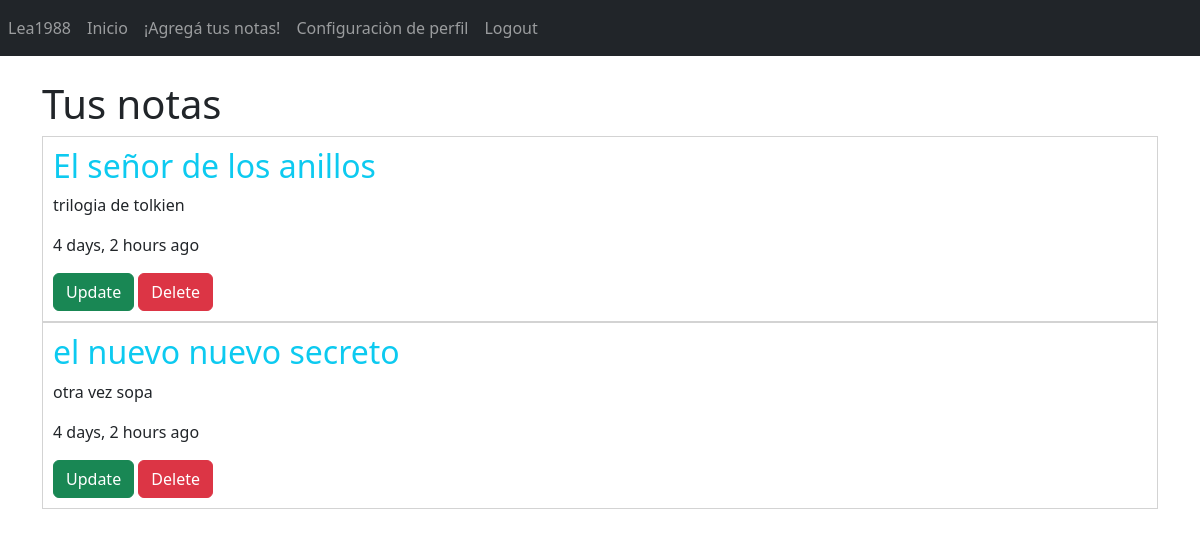
The page /notas/ (signed in) on the database its author committed.
### AppNotas/models.py (models this page shows, shortened)
class Nota(models.Model):
    titulo = models.CharField(max_length = 200)
    cuerpo = models.CharField(max_length = 500)
    autor = models.ForeignKey(User, on_delete=models.CASCADE)
    etiqueta = models.ForeignKey(Etiqueta, on_delete=models.CASCADE, null=True)
    fecha_creacion = models.DateTimeField(auto_now_add=True)
    fecha_actualizada = models.DateTimeField(auto_now=True)
    class Meta:
        ordering = ['fecha_actualizada']

### AppNotas/views.py (the view)
# urls.py: path('notas/', inicio_nota, name = 'Notas'),
@login_required
def inicio_nota(request):
    usuario=request.user.id
    notas = Nota.objects.filter(autor=usuario)
    return render(request, 'notas_inicio.html',{'notas': notas})

### AppNotas/templates/notas_inicio.html
{% extends 'base.html' %}
{% load humanize %}
{% block body %}
{% if notas %}
<div class="container">
    <br>
    <h1>Tus notas</h1>
    <div class="notes">
        {% for nota in notas %}
        <div class="note">
            <h2 class="text-info">{{nota.titulo}}</h2>
            <p>{{nota.cuerpo}}</p>
            <p>{{nota.fecha_actualizada|naturaltime}}</p>
            <div class="options">
                <a href="{% url 'Editado-Notas' nota.id %}" class="btn btn-success">Update</a>
                <a href="{% url 'Borrar-Notas' nota.id %}" class="btn btn-danger">Delete</a>
            </div>
        </div>
        {% endfor %}
    </div>
</div>
{% else %}
<div class="container">
    <h1>Todavia no tienes notas creadas...</h1>
    <br>
    <a class="btn btn-dark btn-lg starting-btn" href="{% url 'Agregado-Notas' %}">Empecemos</a>
</div>
{% endif %}
{% endblock body %}

### AppInicio/templates/base.html (shortened to what this page needs)
<!DOCTYPE html>
<html lang="en">
{% load static %}
<head>
    <link rel="stylesheet" href="https://cdn.jsdelivr.net/npm/bootstrap@5.2.2/dist/css/bootstrap.min.css">
    <link rel="stylesheet" href="{% static 'css/notas.css' %}">
</head>
<body>
    <header>
        <nav class="navbar navbar-expand navbar-dark bg-dark text-center">
            <ul class="nav navbar-nav">
                {% if user.is_authenticated %}
                <li class="nav-item active">
                    <a class="nav-link user-select-none"href="">{{user.username}}</a>
                </li>
                <li class="nav-item active">
                    <a class="nav-link" href="{% url 'Inicio' %}">Inicio</span></a>
                </li>
                <li class="nav-item">
                    <a class="nav-link add" href="{% url 'Agregado-Notas' %}">¡Agregá tus notas!</a>
                </li>
                <li class="nav-item">
                    <a class="nav-link add" href="{% url 'Editar-Usuario' %}">Configuraciòn de perfil</a>
                </li>
                <li class="nav-item">
                    <a class="nav-link add" href="{% url 'Logout' %}">Logout</a>
                </li>
                {% endif %}
            </ul>
        </nav>
    </header>
    {% block body %}
    {% endblock body %}
</body>
</html>

### AppInicio/static/css/notas.css (style rules this page uses)
.note { border: 1px solid lightgray; padding: 10px; }

### rows shown on the page
Nota: titulo "El señor de los anillos", cuerpo "trilogia de tolkien", fecha_actualizada "4 days, 2 hours ago"
Nota: titulo "el nuevo nuevo secreto", cuerpo "otra vez sopa", fecha_actualizada "4 days, 2 hours ago"

### other values the page prints
{{ user.username }} "Lea1988"
